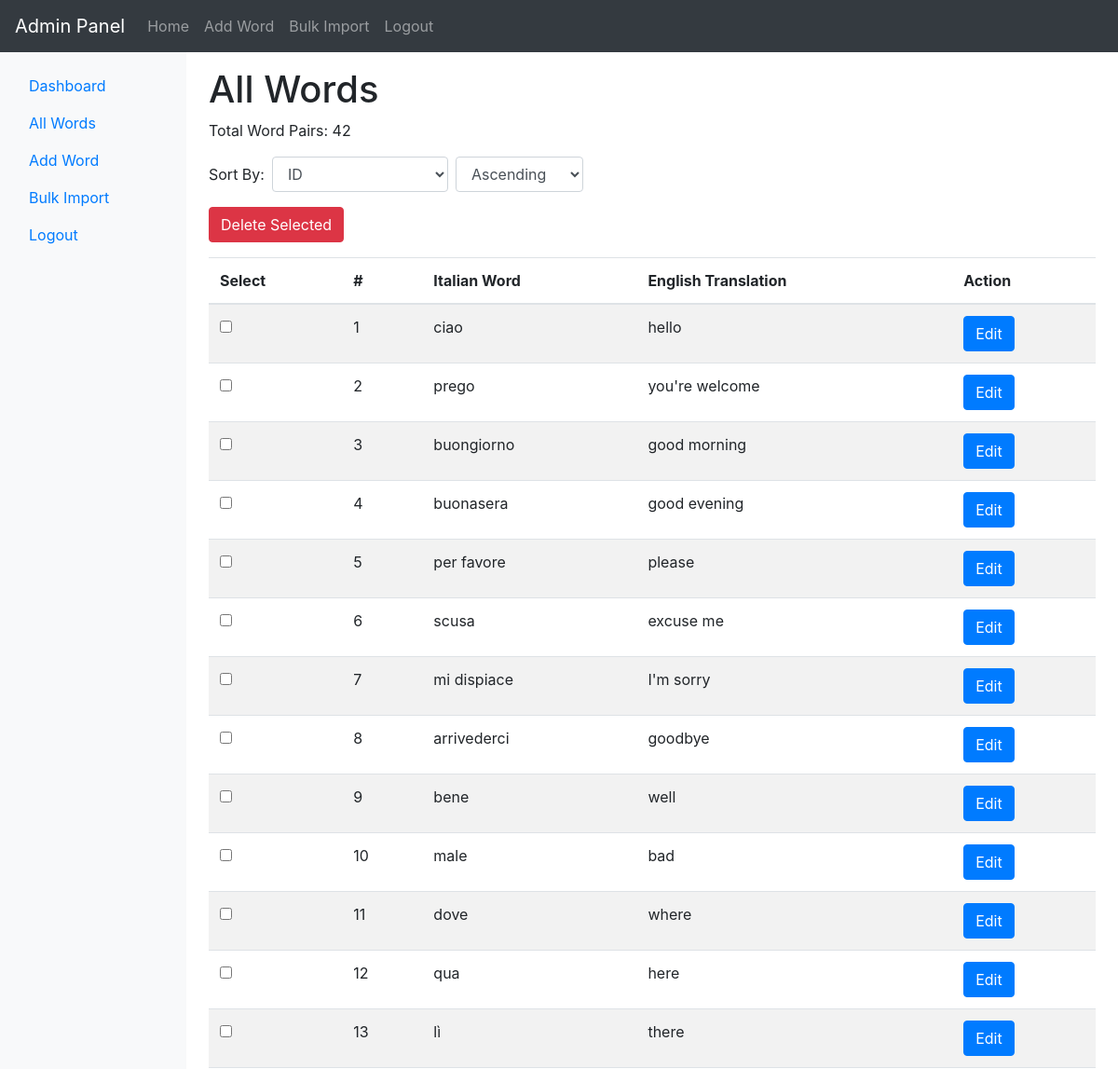
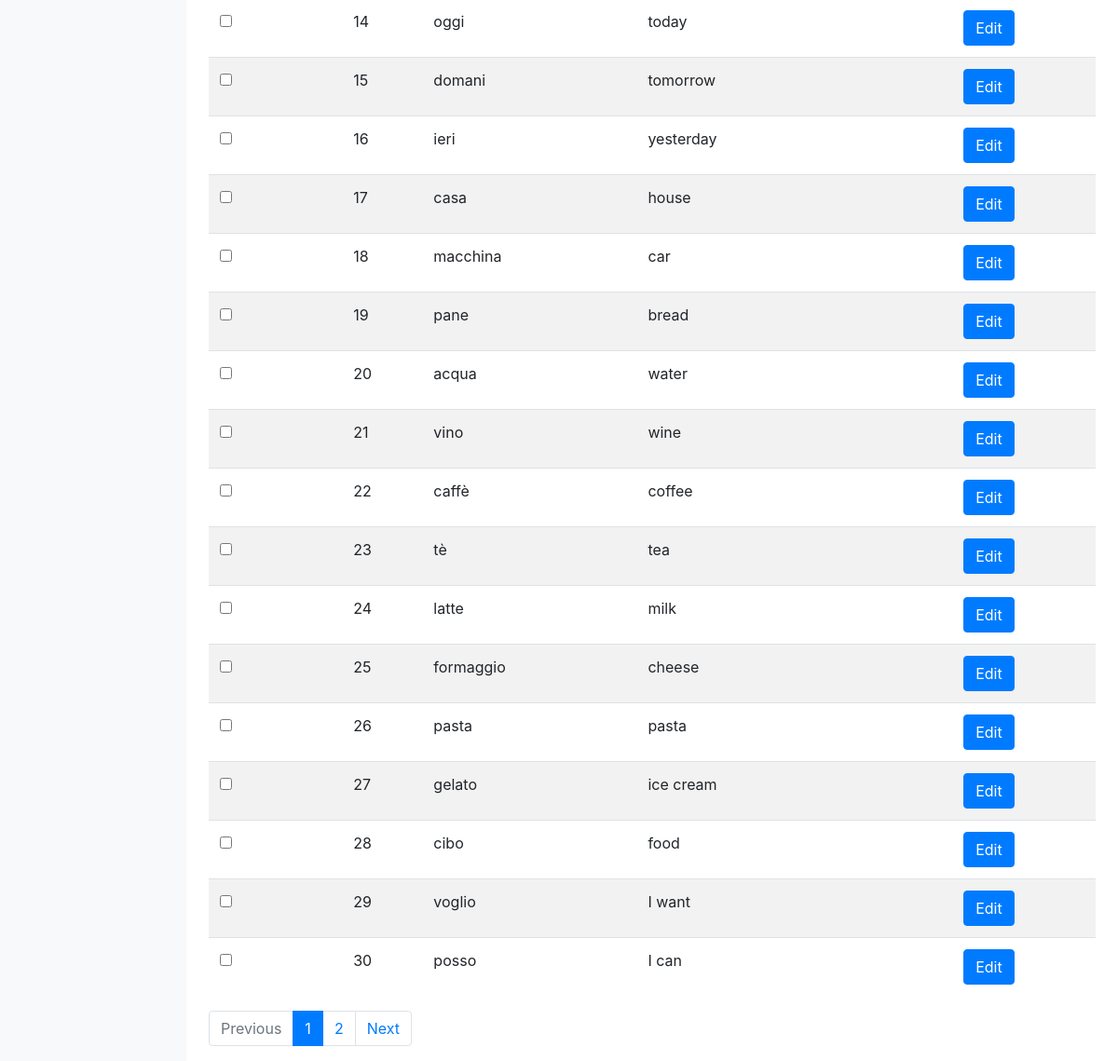
Screenshot of /admin/all_words.php with the database file from the repository (2 pictures, top to bottom).
### tables this page shows
CREATE TABLE `words` (
  `id` int(11) NOT NULL,
  `italian_word` varchar(255) NOT NULL,
  `english_translation` varchar(255) NOT NULL
);

### admin/all_words.php (the view, shortened to what this page needs)
<?php
include 'config.php';
include 'header.php';
include 'sidebar.php';
$limit = 30;
$page = isset($_GET['page']) ? $_GET['page'] : 1;
$start = ($page - 1) * $limit;
$orderBy = isset($_GET['order_by']) ? $_GET['order_by'] : 'id';
$order = isset($_GET['order']) ? $_GET['order'] : 'ASC';
$sqlTotal = "SELECT COUNT(id) AS total FROM words";
$resultTotal = $conn->query($sqlTotal);
$totalWords = $resultTotal->fetch_assoc()['total'];
$totalPages = ceil($totalWords / $limit);
$sql = "SELECT id, italian_word, english_translation FROM words ORDER BY $orderBy $order LIMIT $start, $limit";
$result = $conn->query($sql);
?>
<h1>All Words</h1>
<p>Total Word Pairs: <?php echo $totalWords; ?></p>
<div class="row">
    <div class="col-md-6">
        <form action="" method="get" class="form-inline mb-3">
            <label for="order_by" class="mr-2">Sort By:</label>
            <select name="order_by" id="order_by" class="form-control mr-2" onchange="this.form.submit()">
                <option value="id" <?php if ($orderBy === 'id') echo 'selected'; ?>>ID</option>
            </select>
            <select name="order" id="order" class="form-control mr-2" onchange="this.form.submit()">
                <option value="ASC" <?php if ($order === 'ASC') echo 'selected'; ?>>Ascending</option>
            </select>
        </form>
    </div>
</div>
<form id="deleteForm" action="delete_selected_words.php" method="post">
    <button id="deleteBtn" type="button" class="btn btn-danger mb-3" data-toggle="modal" data-target="#deleteModal"> Delete Selected</button>
    <table class="table table-striped">
        <thead>
            <tr>
                <th>Select</th>
                <th>#</th>
                <th>Italian Word</th>
                <th>English Translation</th>
                <th>Action</th>
            </tr>
        </thead>
        <tbody>
            <?php if ($result->num_rows > 0) {
                $serialNumber = $start + 1;
                while ($row = $result->fetch_assoc()) {
                    echo "<tr>";
                    echo "<td><input type='checkbox' name='selected_words[]' value='{$row['id']}'></td>";
                    echo "<td>{$serialNumber}</td>";
                    echo "<td>{$row['italian_word']}</td>";
                    echo "<td>{$row['english_translation']}</td>";
                    echo "<td><a href='edit_word.php?id={$row['id']}' class='btn btn-primary'>Edit</a></td>";
                    echo "</tr>";
                    $serialNumber++;
                }
            } else {
                echo "<tr><td colspan='5'>No words found in the database.</td></tr>";
            }
            ?>
        </tbody>
    </table>
</form>
<div class="row">
    <div class="col-md-6">
        <ul class="pagination">
            <li class="page-item <?php if ($page <= 1) echo 'disabled'; ?>">
                <a class="page-link" href="?page=<?php echo $page - 1; ?>">Previous</a>
            </li>
            <?php for ($i = 1; $i <= $totalPages; $i++) : ?>
            <li class="page-item <?php if ($i == $page) echo 'active'; ?>">
                <a class="page-link" href="?page=<?php echo $i; ?>"><?php echo $i; ?></a>
            </li>
            <?php endfor; ?>
            <li class="page-item <?php if ($page >= $totalPages) echo 'disabled'; ?>">
                <a class="page-link" href="?page=<?php echo $page + 1; ?>">Next</a>
            </li>
        </ul>
    </div>
</div>
<?php
include 'footer.php';
?>

### admin/header.php (shortened to what this page needs)
<!DOCTYPE html>
<html lang="en">
    <head>
        <link href="https://stackpath.bootstrapcdn.com/bootstrap/4.5.2/css/bootstrap.min.css" rel="stylesheet">
    </head>
    <body>
        <nav class="navbar navbar-expand-lg navbar-dark bg-dark">
            <a class="navbar-brand" href="#">Admin Panel</a>
            <div class="collapse navbar-collapse" id="navbarNav">
                <ul class="navbar-nav">
                    <li class="nav-item">
                        <a class="nav-link" href="admin_panel.php">Home</a>
                    </li>
                    <li class="nav-item">
                        <a class="nav-link" href="add_word.php">Add Word</a>
                    </li>
                    <li class="nav-item">
                        <a class="nav-link" href="bulk_import.php">Bulk Import</a>
                    </li>
                    <li class="nav-item">
                        <a class="nav-link" href="logout.php">Logout</a>
                    </li>
                </ul>
            </div>
        </nav>
        <div class="container-fluid">
            <div class="row">

### admin/sidebar.php
<div class="col-md-3 col-lg-2 d-md-block bg-light sidebar">
    <div class="sidebar-sticky pt-3">
        <ul class="nav flex-column">
            <li class="nav-item">
                <a class="nav-link active" href="admin_panel.php">
                    Dashboard
                </a>
            </li>
            <li class="nav-item">
                <a class="nav-link" href="all_words.php">
                    All Words
                </a>
            </li>
            <li class="nav-item">
                <a class="nav-link" href="add_word.php">
                    Add Word
                </a>
            </li>
            <li class="nav-item">
                <a class="nav-link" href="bulk_import.php">
                    Bulk Import
                </a>
            </li>
            <li class="nav-item">
                <a class="nav-link" href="logout.php">
                    Logout
                </a>
            </li>
        </ul>
    </div>
</div>
<div class="col-md-9 ml-sm-auto col-lg-10 px-md-4">
    <main role="main" class="pt-3">

### admin/footer.php (shortened to what this page needs)
</main>
</div>
</div>
</div>
</body>
</html>

### rows the page displays
words: italian_word "ciao", english_translation "hello"
words: italian_word "prego", english_translation "you're welcome"
words: italian_word "buongiorno", english_translation "good morning"
words: italian_word "buonasera", english_translation "good evening"
words: italian_word "per favore", english_translation "please"
words: italian_word "scusa", english_translation "excuse me"
words: italian_word "mi dispiace", english_translation "I'm sorry"
words: italian_word "arrivederci", english_translation "goodbye"
words: italian_word "bene", english_translation "well"
words: italian_word "male", english_translation "bad"
words: italian_word "dove", english_translation "where"
words: italian_word "qua", english_translation "here"
words: italian_word "lì", english_translation "there"
words: italian_word "oggi", english_translation "today"
words: italian_word "domani", english_translation "tomorrow"
words: italian_word "ieri", english_translation "yesterday"
words: italian_word "casa", english_translation "house"
words: italian_word "macchina", english_translation "car"
words: italian_word "pane", english_translation "bread"
words: italian_word "acqua", english_translation "water"
words: italian_word "vino", english_translation "wine"
words: italian_word "caffè", english_translation "coffee"
words: italian_word "tè", english_translation "tea"
words: italian_word "latte", english_translation "milk"
words: italian_word "formaggio", english_translation "cheese"
words: italian_word "pasta", english_translation "pasta"
words: italian_word "gelato", english_translation "ice cream"
words: italian_word "cibo", english_translation "food"
words: italian_word "voglio", english_translation "I want"
words: italian_word "posso", english_translation "I can"

### other values shown
$totalWords "42"
